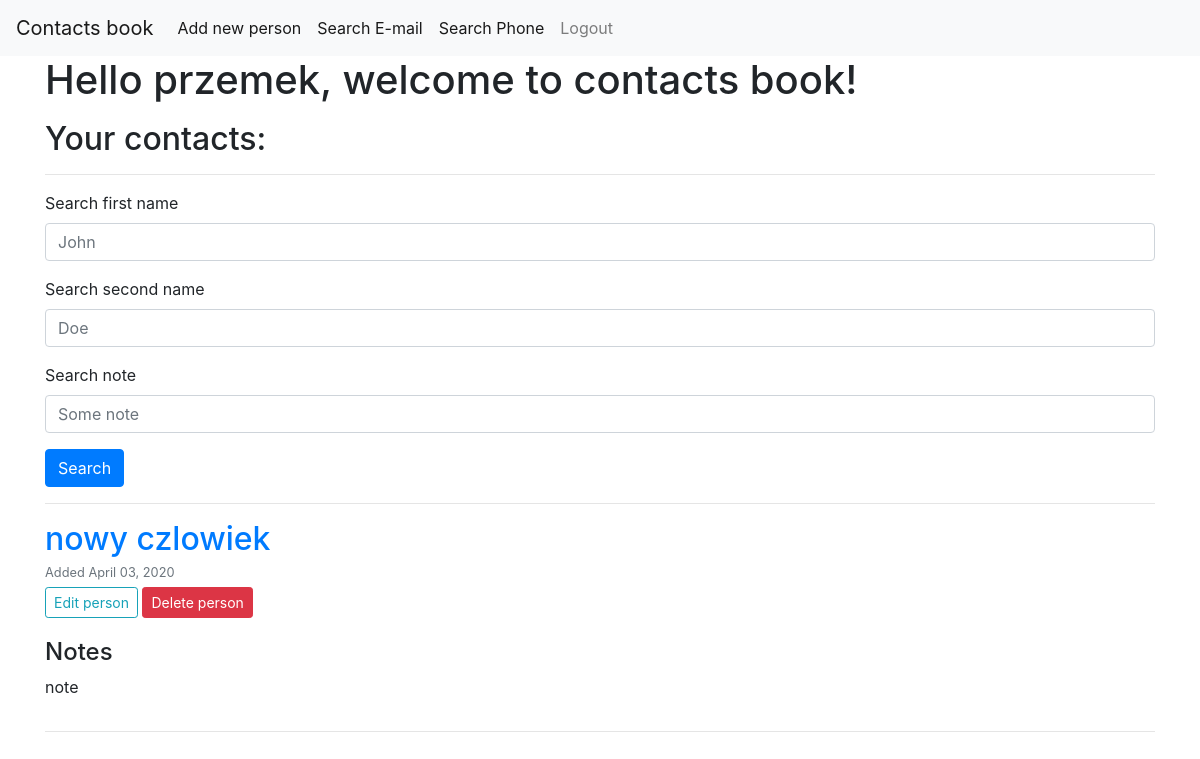
Page / (signed in) on the earlier database version.
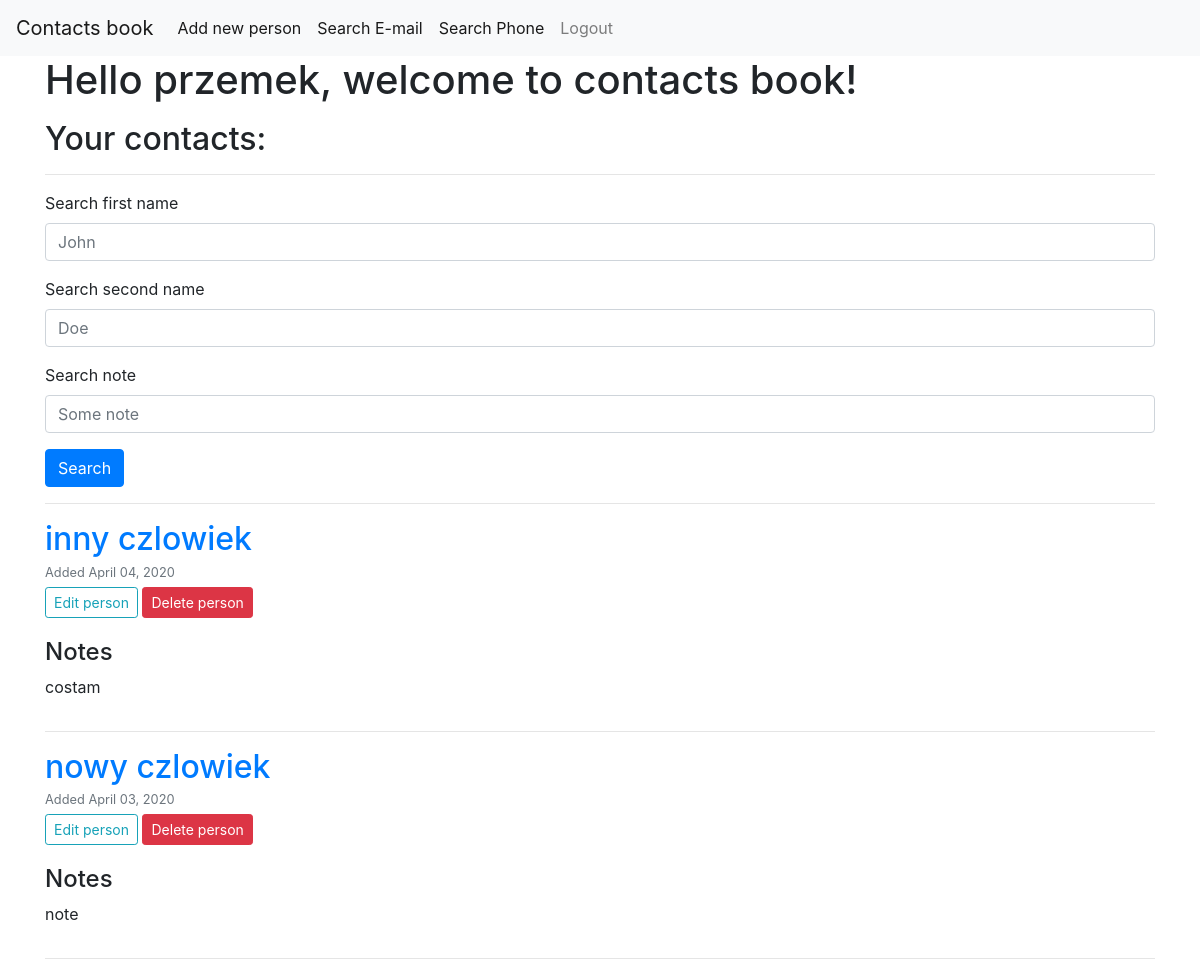
Same page on the later database version.
### contact_book/models.py (models this page shows, shortened)
class Person(models.Model):
    first_name = models.CharField(max_length=20, null=False)
    second_name = models.CharField(max_length=30, null=False)
    date_added = models.DateTimeField(blank=True, null=True, default=timezone.now)
    note = models.TextField(null=True)
    owner = models.ForeignKey(User, on_delete=models.CASCADE)

### contact_book/views.py (the view)
# urls.py: path('', HomePageView.as_view(), name='home'),
class HomePageView(LoginRequiredMixin, FormMixin, ListView):
    template_name = 'contact_book/home.html'
    model = Person
    context_object_name = 'people'
    form_class = PersonSearchForm
    def get_queryset(self):
        form = self.form_class(self.request.GET)
        user = User.objects.filter(username=self.request.user.username).first()
        if form.is_valid():
            return Person.objects.filter(
                first_name__icontains=form.cleaned_data['first_name'],
                second_name__icontains=form.cleaned_data['second_name'],
                note__icontains=form.cleaned_data['note'],
                owner=user).order_by('-date_added')
        return Person.objects.filter(owner=user).order_by('-date_added')

### contact_book/forms.py
class PersonSearchForm(forms.Form):
    first_name = forms.CharField(required=False, label='Search first name',
                                 widget=forms.TextInput(
                                     attrs={'placeholder': 'John'}))
    second_name = forms.CharField(required=False, label='Search second name',
                                  widget=forms.TextInput(
                                      attrs={'placeholder': 'Doe'}))
    note = forms.CharField(required=False, label='Search note',
                           widget=forms.TextInput(
                               attrs={'placeholder': 'Some note'}))

### contact_book/templates/contact_book/home.html
{% extends "contact_book/base.html" %}
{% load crispy_forms_tags %}
{% block content %}
<h1 class="mb-3">Hello {{user.username}}, welcome to contacts book!</h1>
<h2 class="mb-3"> Your contacts:</h2>
<hr>
<form method="get">
    {{ form|crispy }}
    <div class="form-group">
        <button class="btn btn-primary" type="submit">Search</button>
    </div>
</form>
<hr>
{% for person in people %}
<article class="media content-section">
    <div class="media-body">
        <h2 class="mr-2 mb-0"><a href="{% url 'detail-person' person.id %}">
            {{ person.first_name }} {{ person.second_name }}
        </a></h2>
        <small class="text-muted">Added {{ person.date_added|date:"F d, Y" }}</small>
        <div>
            <a href="{% url 'update-person' person.id %}"
               class="btn btn-outline-info btn-sm mt-1 mb-1">Edit
                person</a>
            <a href="{% url 'delete-person' person.id %}"
               class="btn btn-danger btn-sm mt-1 mb-1">Delete
                person</a>
        </div>
        <h4 class="mr-2 mt-3">Notes</h4>
        <p class="mr-2">{{ person.note }}</p>
    </div>
</article>
<hr>
{% endfor %}
{% endblock content %}

Differences in the rows shown:
added Person: first_name "inny", second_name "czlowiek", date_added "April 04, 2020", note "costam"
